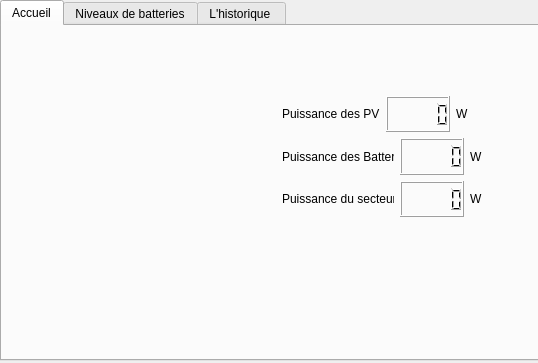
<?xml version="1.0" encoding="UTF-8"?>
<ui version="4.0">
 <class>tabWin</class>
 <widget class="QDialog" name="tabWin">
  <property name="geometry">
   <rect>
    <x>0</x>
    <y>0</y>
    <width>538</width>
    <height>363</height>
   </rect>
  </property>
  <property name="windowTitle">
   <string>Dialog</string>
  </property>
  <widget class="QTabWidget" name="tabWidget">
   <property name="geometry">
    <rect>
     <x>0</x>
     <y>0</y>
     <width>541</width>
     <height>361</height>
    </rect>
   </property>
   <property name="tabShape">
    <enum>QTabWidget::Rounded</enum>
   </property>
   <property name="currentIndex">
    <number>0</number>
   </property>
   <widget class="QWidget" name="tab">
    <attribute name="title">
     <string>Accueil</string>
    </attribute>
    <widget class="QWidget" name="layoutWidget">
     <property name="geometry">
      <rect>
       <x>280</x>
       <y>70</y>
       <width>201</width>
       <height>121</height>
      </rect>
     </property>
     <layout class="QVBoxLayout" name="verticalLayout">
      <item>
       <layout class="QHBoxLayout" name="horizontalLayout">
        <item>
         <widget class="QLabel" name="label_5">
          <property name="text">
           <string>Puissance des PV</string>
          </property>
         </widget>
        </item>
        <item>
         <widget class="QLCDNumber" name="lcdNumber_4"/>
        </item>
        <item>
         <widget class="QLabel" name="label_9">
          <property name="text">
           <string>W</string>
          </property>
         </widget>
        </item>
       </layout>
      </item>
      <item>
       <layout class="QHBoxLayout" name="horizontalLayout_2">
        <item>
         <widget class="QLabel" name="label_6">
          <property name="text">
           <string>Puissance des Batteries</string>
          </property>
         </widget>
        </item>
        <item>
         <widget class="QLCDNumber" name="lcdNumber_5"/>
        </item>
        <item>
         <widget class="QLabel" name="label_10">
          <property name="text">
           <string>W</string>
          </property>
         </widget>
        </item>
       </layout>
      </item>
      <item>
       <layout class="QHBoxLayout" name="horizontalLayout_3">
        <item>
         <widget class="QLabel" name="label_7">
          <property name="text">
           <string>Puissance du secteur</string>
          </property>
         </widget>
        </item>
        <item>
         <widget class="QLCDNumber" name="lcdNumber_6"/>
        </item>
        <item>
         <widget class="QLabel" name="label_11">
          <property name="text">
           <string>W</string>
          </property>
         </widget>
        </item>
       </layout>
      </item>
     </layout>
    </widget>
   </widget>
   <widget class="QWidget" name="tab_5">
    <attribute name="title">
     <string>Niveaux de batteries</string>
    </attribute>
    <widget class="QProgressBar" name="progressBar">
     <property name="geometry">
      <rect>
       <x>80</x>
       <y>80</y>
       <width>251</width>
       <height>101</height>
      </rect>
     </property>
     <property name="value">
      <number>24</number>
     </property>
    </widget>
   </widget>
   <widget class="QWidget" name="tab_2">
    <attribute name="title">
     <string>L'historique </string>
    </attribute>
    <widget class="QTabWidget" name="tabWidget_2">
     <property name="geometry">
      <rect>
       <x>0</x>
       <y>30</y>
       <width>531</width>
       <height>311</height>
      </rect>
     </property>
     <property name="tabPosition">
      <enum>QTabWidget::West</enum>
     </property>
     <property name="currentIndex">
      <number>0</number>
     </property>
     <widget class="QWidget" name="tab_3">
      <attribute name="title">
       <string>Quotidienne</string>
      </attribute>
     </widget>
     <widget class="QWidget" name="tab_4">
      <attribute name="title">
       <string>Hebdomadaire</string>
      </attribute>
     </widget>
     <widget class="QWidget" name="tab_6">
      <attribute name="title">
       <string>Mensuelle</string>
      </attribute>
     </widget>
     <widget class="QWidget" name="tab_7">
      <attribute name="title">
       <string>Annuelle</string>
      </attribute>
     </widget>
    </widget>
    <widget class="QLabel" name="label">
     <property name="geometry">
      <rect>
       <x>30</x>
       <y>10</y>
       <width>231</width>
       <height>21</height>
      </rect>
     </property>
     <property name="text">
      <string>L'historique de la consomation</string>
     </property>
    </widget>
   </widget>
  </widget>
 </widget>
 <resources/>
 <connections/>
</ui>
